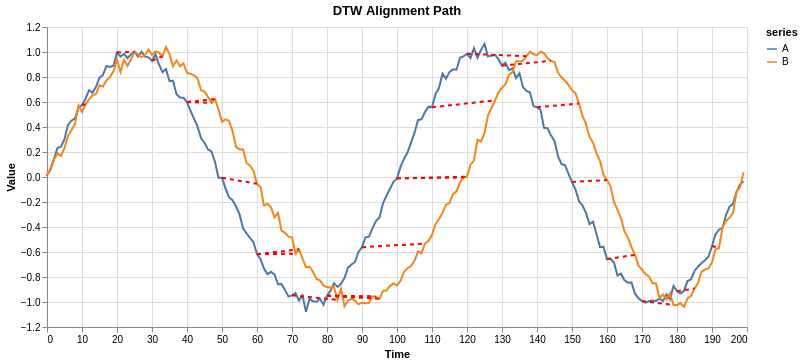

This figure's notebook cell:
### Code cell
chart = (lines + edges).properties(
    width=700,
    height=300,
    title="DTW Alignment Path",
)
chart

### Figure 1 — Vega-Lite specification as saved in the notebook (floating-point values rounded to 4 significant figures; data arrays with more than 128 entries replaced by an {"elided": "..."} marker saying what was removed)
{"config": {"view": {"continuousWidth": 300, "continuousHeight": 300}}, "layer": [{"data": {"name": "data-69a456b76cfee6fc7d93dec129301df5"}, "mark": {"type": "line", "strokeWidth": 2}, "encoding": {"color": {"field": "series", "type": "nominal"}, "x": {"field": "x", "title": "Time", "type": "quantitative"}, "y": {"field": "y", "title": "Value", "type": "quantitative"}}, "title": "Two Similar Time Series with Temporal Warping"}, {"data": {"name": "data-eef61df5301dc22dd7201ec998a2242e"}, "mark": {"type": "line", "color": "red", "strokeDash": [4, 4]}, "encoding": {"detail": {"field": "group", "type": "nominal"}, "x": {"field": "x", "type": "quantitative"}, "y": {"field": "y", "type": "quantitative"}}}], "height": 300, "title": "DTW Alignment Path", "width": 700, "$schema": "https://vega.github.io/schema/vega-lite/v6.4.1.json", "datasets": {"data-69a456b76cfee6fc7d93dec129301df5": {"elided": "400 records"}, "data-eef61df5301dc22dd7201ec998a2242e": [{"x": 0, "y": 0.0149, "group": "0-0"}, {"x": 0, "y": 0.01073, "group": "0-0"}, {"x": 10, "y": 0.5764, "group": "10-11"}, {"x": 11, "y": 0.5828, "group": "10-11"}, {"x": 20, "y": 0.997, "group": "20-25"}, {"x": 25, "y": 1.001, "group": "20-25"}, {"x": 30, "y": 0.93, "group": "30-33"}, {"x": 33, "y": 0.9658, "group": "30-33"}, {"x": 40, "y": 0.5997, "group": "40-48"}, {"x": 48, "y": 0.6235, "group": "40-48"}, {"x": 40, "y": 0.5997, "group": "40-47"}, {"x": 47, "y": 0.5935, "group": "40-47"}, {"x": 50, "y": -0.006064, "group": "50-60"}, {"x": 60, "y": -0.0542, "group": "50-60"}, {"x": 60, "y": -0.6174, "group": "60-72"}, {"x": 72, "y": -0.5782, "group": "60-72"}, {"x": 60, "y": -0.6174, "group": "60-71"}, {"x": 71, "y": -0.6136, "group": "60-71"}, {"x": 70, "y": -0.9468, "group": "70-83"}, {"x": 83, "y": -0.9832, "group": "70-83"}, {"x": 80, "y": -0.9495, "group": "80-95"}, {"x": 95, "y": -0.9751, "group": "80-95"}, {"x": 80, "y": -0.9495, "group": "80-94"}, {"x": 94, "y": -0.958, "group": "80-94"}, {"x": 80, "y": -0.9495, "group": "80-93"}, {"x": 93, "y": -0.955, "group": "80-93"}, {"x": 90, "y": -0.5616, "group": "90-108"}, {"x": 108, "y": -0.5323, "group": "90-108"}, {"x": 100, "y": -0.01089, "group": "100-120"}, {"x": 120, "y": 0.00291, "group": "100-120"}, {"x": 100, "y": -0.01089, "group": "100-119"}, {"x": 119, "y": -0.003904, "group": "100-119"}, {"x": 110, "y": 0.558, "group": "110-128"}, {"x": 128, "y": 0.6129, "group": "110-128"}, {"x": 120, "y": 0.9858, "group": "120-137"}, {"x": 137, "y": 0.9665, "group": "120-137"}, {"x": 130, "y": 0.8911, "group": "130-144"}, {"x": 144, "y": 0.9293, "group": "130-144"}, {"x": 140, "y": 0.5583, "group": "140-152"}, {"x": 152, "y": 0.5875, "group": "140-152"}, {"x": 150, "y": -0.03983, "group": "150-160"}, {"x": 160, "y": -0.02418, "group": "150-160"}, {"x": 160, "y": -0.6571, "group": "160-168"}, {"x": 168, "y": -0.6228, "group": "160-168"}, {"x": 170, "y": -0.993, "group": "170-179"}, {"x": 179, "y": -1.024, "group": "170-179"}, {"x": 180, "y": -0.9132, "group": "180-185"}, {"x": 185, "y": -0.8927, "group": "180-185"}, {"x": 190, "y": -0.5516, "group": "190-192"}, {"x": 192, "y": -0.568, "group": "190-192"}]}}
